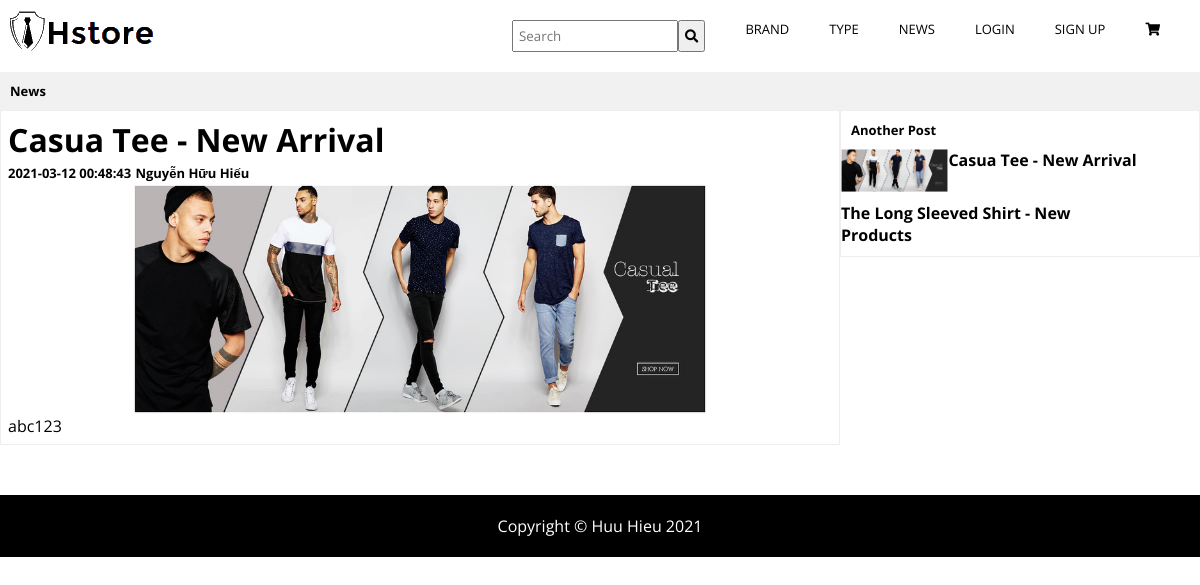
The app's page /?s=home&act=news&id=6 with its own data.
### tables this page shows
CREATE TABLE `news` (
  `id` int(11) NOT NULL,
  `title` varchar(100) NOT NULL,
  `img` varchar(100) NOT NULL,
  `content` varchar(255) NOT NULL,
  `time` varchar(50) NOT NULL,
  `editor` varchar(50) NOT NULL
);

### customer/modules/home/news.php (the view, shortened to what this page needs)
<?php
require_once('customer/template/version1/header.php');
if (isset($_GET['id'])) {
	$id = $_GET['id'];
	$sql = "SELECT * FROM news WHERE id = '$id'";
	$query = mysqli_query($connection,$sql);
	if (!$query) {
		header("Location:?s=home");
	}else{
		$fetch = mysqli_fetch_assoc($query);
	}
}else{
	header("Location:?s=home");
}
?>
<div class="upcomming">
	<h4>News</h4>
	<div class="left">
		<h1><?php echo $fetch['title']; ?></h1>
		<span><?php echo $fetch['time']; ?></span> <span><?php echo $fetch['editor']; ?></span>
		<center><img src="./public/img/template/<?php echo $fetch['img'] ?>" alt=""> </center>
		<p><?php echo $fetch['content']; ?></p>
	</div>
	<div class="right">
		<h5>Another Post</h5>
		<?php
		$sql = "SELECT * FROM news ORDER BY ID DESC LIMIT 6";
		$query = mysqli_query($connection,$sql);
		?>
		<?php foreach ($query as $post): ?>
			<div class="item">
				<img src="./public/img/template/<?php echo $post['img'] ?>" alt="">
				<a href="?s=home&act=news&id=<?php echo $post['id'] ?>"><?php echo $post['title']; ?></a>
			</div>
		<?php endforeach ?>
	</div>
</div>
<?php
require_once 'customer/template/version1/footer.php';
?>

### customer/template/version1/header.php (style rules this page uses)
html { scroll-behavior: smooth; }
* { padding: 0; margin: 0; font-family: 'Open Sans', sans-serif; }
body { height: 100%; }

### customer/modules/home/news.php (style rules this page uses)
.upcomming { width: 100%; }
.left { box-sizing: border-box; width: 70%; float: left; padding: 7px; border:1px solid #eee; }
.right { box-sizing: border-box; width: 30%; border:1px solid #eee; float: left; }
h4 { font-size: 13px; box-sizing: border-box; width: 100%; padding: 10px; background: #f1f1f1; }
h5 { font-size: 13px; box-sizing: border-box; width: 100%; padding: 10px; }
.left span { font-size: 13px; font-weight: bold; }
.left img { display: block; width: 70%; }
.item { margin: 0 0 10px 0; width: 100%; }
.item:after { content: ""; clear: both; display: table; }
.item img { box-sizing: border-box; float: left; width: 30%; }
.item a { width: 70%; box-sizing: border-box; float: left; text-decoration: none; vertical-align: top; color: black; font-weight: bold; }

### records on screen
news: title "Casua Tee - New Arrival", time "2021-03-12 00:48:43", editor "Nguyễn Hữu Hiếu", img (picture), content "abc123"
news: title "The Long Sleeved Shirt - New Products"
